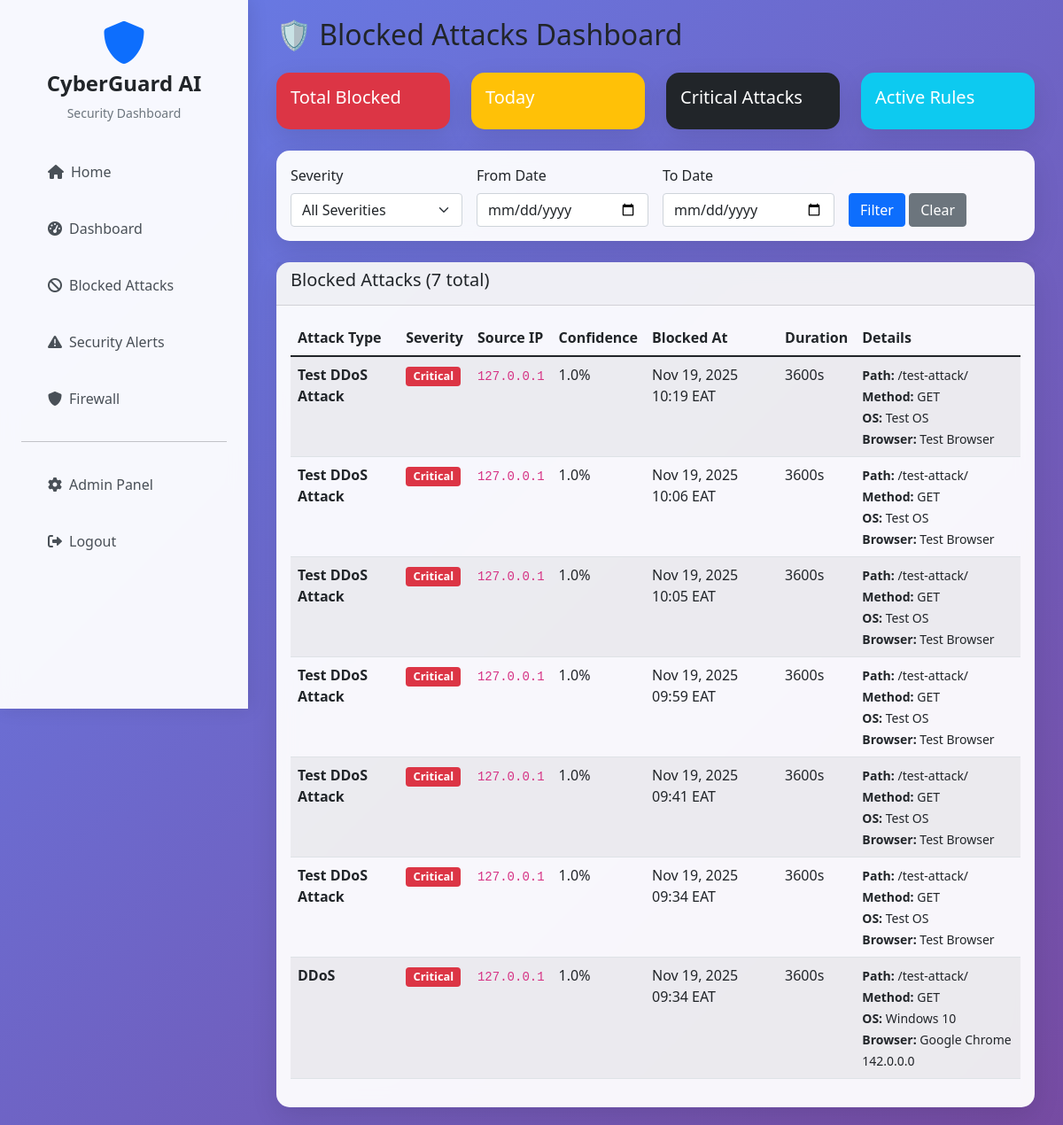
Screenshot of /firewall/blocked/ (signed in) with the database file from the repository.
### cyberattack/models.py (models this page shows, shortened)
class BlockedAttack(models.Model):
    attack_type = models.IntegerField(choices=AttackLog.ATTACK_TYPES)
    attack_name = models.CharField(max_length=100)
    severity = models.CharField(max_length=20, choices=AttackLog.SEVERITY_LEVELS)
    confidence_score = models.FloatField()
    source_ip = models.GenericIPAddressField()
    user_agent = models.TextField(blank=True)
    request_path = models.CharField(max_length=500, blank=True)
    request_method = models.CharField(max_length=10, blank=True)
    os_info = models.CharField(max_length=200, blank=True)
    browser_info = models.CharField(max_length=200, blank=True)
    device_type = models.CharField(max_length=100, blank=True)
    screen_resolution = models.CharField(max_length=50, blank=True)
    timezone = models.CharField(max_length=100, blank=True)
    language = models.CharField(max_length=50, blank=True)
    country = models.CharField(max_length=100, blank=True)
    city = models.CharField(max_length=100, blank=True)
    isp = models.CharField(max_length=200, blank=True)
    firewall_rule = models.ForeignKey(FirewallRule, on_delete=models.SET_NULL, null=True, blank=True)
    blocked_at = models.DateTimeField(default=django_timezone.now)
    block_duration = models.IntegerField(default=3600)  # seconds
    destination_port = models.FloatField()
    flow_bytes_s = models.FloatField()
    flow_packets_s = models.FloatField()
    class Meta:
        ordering = ['-blocked_at']
        indexes = [
            models.Index(fields=['source_ip']),
            models.Index(fields=['blocked_at']),
            models.Index(fields=['attack_type']),
        ]

### cyberattack/firewall_views.py (the view)
# urls.py: path('firewall/blocked/', firewall_views.blocked_attacks, name='blocked_attacks'),
@login_required
@user_passes_test(is_admin)
def blocked_attacks(request):
    attacks = BlockedAttack.objects.all().order_by('-blocked_at')
    attack_type = request.GET.get('attack_type')
    severity = request.GET.get('severity')
    ip_address = request.GET.get('ip_address')
    if attack_type:
        attacks = attacks.filter(attack_type=attack_type)
    if severity:
        attacks = attacks.filter(severity=severity)
    if ip_address:
        attacks = attacks.filter(source_ip__icontains=ip_address)
    paginator = Paginator(attacks, 25)
    page_number = request.GET.get('page')
    page_obj = paginator.get_page(page_number)
    context = {
        'page_obj': page_obj,
        'attack_types': BlockedAttack._meta.get_field('attack_type').choices,
        'severities': BlockedAttack._meta.get_field('severity').choices,
        'current_filters': {
            'attack_type': attack_type,
            'severity': severity,
            'ip_address': ip_address,
        }
    }
    return render(request, 'cyberattack/blocked_attacks.html', context)

### cyberattack/firewall.py (called while the page is built)
    def is_ip_blocked(self, ip_address):
        try:
            active_rules = FirewallRule.objects.filter(
                rule_type='block_ip',
                rule_value=ip_address,
                is_active=True
            )
            for rule in active_rules:
                if rule.expires_at and rule.expires_at < timezone.now():
                    rule.is_active = False
                    rule.save()
                else:
                    return True
            return False
        except Exception as e:
            logger.error(f"Error checking IP block status: {str(e)}")
            return False

    def get_client_ip(self, request):
        x_forwarded_for = request.META.get('HTTP_X_FORWARDED_FOR')
        if x_forwarded_for:
            ip = x_forwarded_for.split(',')[0]
        else:
            ip = request.META.get('REMOTE_ADDR')
        return ip

### cyberattack/firewall_views.py (called while the page is built)
def is_admin(user):
    return user.is_staff or user.is_superuser

### cyberattack/models.py (called while the page is built)
    @classmethod
    def get_status(cls):
        maintenance, created = cls.objects.get_or_create(pk=1)
        return maintenance

### cyberattack/templates/cyberattack/blocked_attacks.html (shortened to what this page needs)
{% extends 'cyberattack/base.html' %}
{% block content %}
<div class="container-fluid">
    <div class="row">
        <div class="col-12">
            <h2 class="mb-4">🛡️ Blocked Attacks Dashboard</h2>
            <div class="row mb-4">
                <div class="col-md-3">
                    <div class="card bg-danger text-white">
                        <div class="card-body">
                            <h5>Total Blocked</h5>
                        </div>
                    </div>
                </div>
                <div class="col-md-3">
                    <div class="card bg-warning text-white">
                        <div class="card-body">
                            <h5>Today</h5>
                        </div>
                    </div>
                </div>
                <div class="col-md-3">
                    <div class="card bg-dark text-white">
                        <div class="card-body">
                            <h5>Critical Attacks</h5>
                        </div>
                    </div>
                </div>
                <div class="col-md-3">
                    <div class="card bg-info text-white">
                        <div class="card-body">
                            <h5>Active Rules</h5>
                        </div>
                    </div>
                </div>
            </div>
            <div class="card mb-4">
                <div class="card-body">
                    <form method="get" class="row g-3">
                        <div class="col-md-3">
                            <label for="severity" class="form-label">Severity</label>
                            <select name="severity" id="severity" class="form-select">
                                <option value="">All Severities</option>
                            </select>
                        </div>
                        <div class="col-md-3">
                            <label for="date_from" class="form-label">From Date</label>
                            <input type="date" name="date_from" id="date_from" class="form-control" value="{{ date_from }}">
                        </div>
                        <div class="col-md-3">
                            <label for="date_to" class="form-label">To Date</label>
                            <input type="date" name="date_to" id="date_to" class="form-control" value="{{ date_to }}">
                        </div>
                        <div class="col-md-3">
                            <label class="form-label">&nbsp;</label>
                            <div>
                                <button type="submit" class="btn btn-primary">Filter</button>
                                <a href="{% url 'blocked_attacks_tracking' %}" class="btn btn-secondary">Clear</a>
                            </div>
                        </div>
                    </form>
                </div>
            </div>
            <div class="card">
                <div class="card-header">
                    <h5>Blocked Attacks ({{ page_obj.paginator.count }} total)</h5>
                </div>
                <div class="card-body">
                    <div class="table-responsive">
                        <table class="table table-striped">
                            <thead>
                                <tr>
                                    <th>Attack Type</th>
                                    <th>Severity</th>
                                    <th>Source IP</th>
                                    <th>Confidence</th>
                                    <th>Blocked At</th>
                                    <th>Duration</th>
                                    <th>Details</th>
                                </tr>
                            </thead>
                            <tbody>
                                {% for attack in page_obj %}
                                <tr>
                                    <td><strong>{{ attack.attack_name }}</strong></td>
                                    <td>
                                        <span class="badge
                                            {% if attack.severity == 'Critical' %}bg-danger
                                            {% elif attack.severity == 'High' %}bg-warning
                                            {% elif attack.severity == 'Medium' %}bg-info
                                            {% else %}bg-success{% endif %}">
                                            {{ attack.severity }}
                                        </span>
                                    </td>
                                    <td><code>{{ attack.source_ip }}</code></td>
                                    <td>{{ attack.confidence_score|floatformat:1 }}%</td>
                                    <td>{{ attack.blocked_at|date:"M d, Y H:i T" }}</td>
                                    <td>{{ attack.block_duration }}s</td>
                                    <td>
                                        <small>
                                            <strong>Path:</strong> {{ attack.request_path }}<br>
                                            <strong>Method:</strong> {{ attack.request_method }}<br>
                                            <strong>OS:</strong> {{ attack.os_info }}<br>
                                            <strong>Browser:</strong> {{ attack.browser_info }}
                                        </small>
                                    </td>
                                </tr>
                                {% empty %}
                                <tr>
                                    <td colspan="7" class="text-center">No blocked attacks found.</td>
                                </tr>
                                {% endfor %}
                            </tbody>
                        </table>
                    </div>
                </div>
            </div>
        </div>
    </div>
</div>
{% endblock %}

### cyberattack/templates/cyberattack/base.html (style rules this page uses)
:root { --primary-gradient: linear-gradient(135deg, #667eea 0%, #764ba2 100%); --secondary-gradient: linear-gradient(135deg, #f093fb 0%, #f5576c 100%); --success-gradient: linear-gradient(135deg, #4facfe 0%, #00f2fe 100%); --dark-gradient: linear-gradient(135deg, #2c3e50 0%, #34495e 100%); }
body { font-family: 'Segoe UI', Tahoma, Geneva, Verdana, sans-serif; background: var(--primary-gradient); min-height: 100vh; margin: 0; }
.card { background: rgba(255,255,255,0.95); border: none; border-radius: 15px; box-shadow: 0 10px 30px rgba(0,0,0,0.1); backdrop-filter: blur(10px); }
.badge { font-size: 0.8em; }

### rows the page displays
BlockedAttack: attack_name "Test DDoS Attack", severity "Critical", source_ip "127.0.0.1", confidence_score "1.0", blocked_at "Nov 19, 2025 10:19 EAT", block_duration "3600", request_path "/test-attack/", request_method "GET", os_info "Test OS", browser_info "Test Browser"
BlockedAttack: attack_name "Test DDoS Attack", severity "Critical", source_ip "127.0.0.1", confidence_score "1.0", blocked_at "Nov 19, 2025 10:06 EAT", block_duration "3600", request_path "/test-attack/", request_method "GET", os_info "Test OS", browser_info "Test Browser"
BlockedAttack: attack_name "Test DDoS Attack", severity "Critical", source_ip "127.0.0.1", confidence_score "1.0", blocked_at "Nov 19, 2025 10:05 EAT", block_duration "3600", request_path "/test-attack/", request_method "GET", os_info "Test OS", browser_info "Test Browser"
BlockedAttack: attack_name "Test DDoS Attack", severity "Critical", source_ip "127.0.0.1", confidence_score "1.0", blocked_at "Nov 19, 2025 09:59 EAT", block_duration "3600", request_path "/test-attack/", request_method "GET", os_info "Test OS", browser_info "Test Browser"
BlockedAttack: attack_name "Test DDoS Attack", severity "Critical", source_ip "127.0.0.1", confidence_score "1.0", blocked_at "Nov 19, 2025 09:41 EAT", block_duration "3600", request_path "/test-attack/", request_method "GET", os_info "Test OS", browser_info "Test Browser"
BlockedAttack: attack_name "Test DDoS Attack", severity "Critical", source_ip "127.0.0.1", confidence_score "1.0", blocked_at "Nov 19, 2025 09:34 EAT", block_duration "3600", request_path "/test-attack/", request_method "GET", os_info "Test OS", browser_info "Test Browser"
BlockedAttack: attack_name "DDoS", severity "Critical", source_ip "127.0.0.1", confidence_score "1.0", blocked_at "Nov 19, 2025 09:34 EAT", block_duration "3600", request_path "/test-attack/", request_method "GET", os_info "Windows 10", browser_info "Google Chrome 142.0.0.0"

### other values shown
{{ page_obj.paginator.count }} "7"
